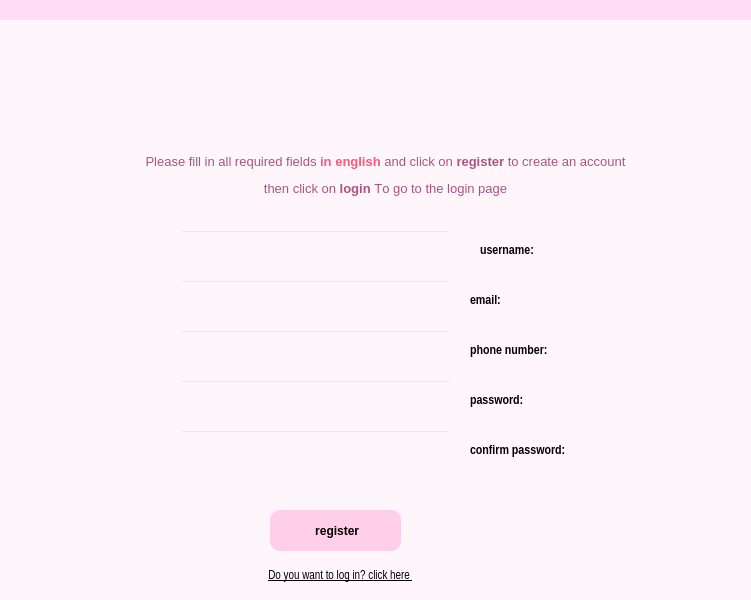
<?xml version="1.0" encoding="UTF-8"?>
<ui version="4.0">
 <class>Register</class>
 <widget class="QDialog" name="Register">
  <property name="geometry">
   <rect>
    <x>0</x>
    <y>0</y>
    <width>751</width>
    <height>600</height>
   </rect>
  </property>
  <property name="windowTitle">
   <string>Dialog</string>
  </property>
  <widget class="QLabel" name="label">
   <property name="geometry">
    <rect>
     <x>0</x>
     <y>0</y>
     <width>751</width>
     <height>600</height>
    </rect>
   </property>
   <property name="styleSheet">
    <string notr="true">background-color: rgb(255, 246, 251);</string>
   </property>
   <property name="text">
    <string/>
   </property>
  </widget>
  <widget class="QLabel" name="regICON">
   <property name="geometry">
    <rect>
     <x>310</x>
     <y>30</y>
     <width>131</width>
     <height>111</height>
    </rect>
   </property>
   <property name="font">
    <font>
     <family>Nirmala UI</family>
     <pointsize>10</pointsize>
     <weight>50</weight>
     <italic>false</italic>
     <bold>false</bold>
     <underline>false</underline>
    </font>
   </property>
   <property name="styleSheet">
    <string notr="true">font: 10pt &quot;Nirmala UI&quot;;</string>
   </property>
   <property name="text">
    <string>&lt;html&gt;&lt;head/&gt;&lt;body&gt;&lt;p&gt;&lt;br/&gt;&lt;img src=&quot;:/newPrefix/signup.png&quot;/&gt;&lt;/p&gt;&lt;p&gt;&lt;br/&gt;&lt;/p&gt;&lt;/body&gt;&lt;/html&gt;</string>
   </property>
  </widget>
  <widget class="QLabel" name="label_5">
   <property name="geometry">
    <rect>
     <x>10</x>
     <y>150</y>
     <width>751</width>
     <height>51</height>
    </rect>
   </property>
   <property name="font">
    <font>
     <family>Nirmala UI</family>
     <pointsize>10</pointsize>
     <weight>50</weight>
     <italic>false</italic>
     <bold>false</bold>
     <underline>false</underline>
     <strikeout>false</strikeout>
     <kerning>false</kerning>
    </font>
   </property>
   <property name="styleSheet">
    <string notr="true">font: 10pt &quot;Nirmala UI&quot;;</string>
   </property>
   <property name="text">
    <string>&lt;html&gt;&lt;head/&gt;&lt;body&gt;&lt;p align=&quot;center&quot;&gt;&lt;span style=&quot; color:#aa557f;&quot;&gt;Please fill in all required fields &lt;/span&gt;&lt;span style=&quot; font-weight:600; color:#ff557f;&quot;&gt;in english&lt;/span&gt;&lt;span style=&quot; color:#aa557f;&quot;&gt; and click on &lt;/span&gt;&lt;span style=&quot; font-weight:600; color:#aa557f;&quot;&gt;register &lt;/span&gt;&lt;span style=&quot; color:#aa557f;&quot;&gt;to create an account&lt;/span&gt;&lt;/p&gt;&lt;p align=&quot;center&quot;&gt;&lt;span style=&quot; color:#aa557f;&quot;&gt;then click on &lt;/span&gt;&lt;span style=&quot; font-weight:600; color:#aa557f;&quot;&gt;login&lt;/span&gt;&lt;span style=&quot; color:#aa557f;&quot;&gt; To go to the login page&lt;/span&gt;&lt;/p&gt;&lt;/body&gt;&lt;/html&gt;</string>
   </property>
  </widget>
  <widget class="QLineEdit" name="userNameField">
   <property name="geometry">
    <rect>
     <x>180</x>
     <y>230</y>
     <width>271</width>
     <height>41</height>
    </rect>
   </property>
   <property name="styleSheet">
    <string notr="true">background-color: rgb(0, 0, 0, 0);
font: 11pt &quot;Nirmala UI&quot;;
gridline-color: rgb(255, 255, 255);
border-color: rgb(255, 255, 255);</string>
   </property>
   <property name="text">
    <string/>
   </property>
  </widget>
  <widget class="QLineEdit" name="emailField">
   <property name="geometry">
    <rect>
     <x>180</x>
     <y>280</y>
     <width>271</width>
     <height>41</height>
    </rect>
   </property>
   <property name="styleSheet">
    <string notr="true">background-color: rgb(0, 0, 0, 0);
font: 11pt &quot;Nirmala UI&quot;;
gridline-color: rgb(255, 255, 255);
border-color: rgb(255, 255, 255);</string>
   </property>
   <property name="text">
    <string/>
   </property>
  </widget>
  <widget class="QLineEdit" name="passwordField">
   <property name="geometry">
    <rect>
     <x>180</x>
     <y>380</y>
     <width>271</width>
     <height>41</height>
    </rect>
   </property>
   <property name="styleSheet">
    <string notr="true">background-color: rgb(0, 0, 0, 0);
font: 11pt &quot;Nirmala UI&quot;;
gridline-color: rgb(255, 255, 255);
border-color: rgb(255, 255, 255);</string>
   </property>
   <property name="text">
    <string/>
   </property>
  </widget>
  <widget class="QLineEdit" name="confirmpasswordField">
   <property name="geometry">
    <rect>
     <x>180</x>
     <y>430</y>
     <width>271</width>
     <height>41</height>
    </rect>
   </property>
   <property name="styleSheet">
    <string notr="true">background-color: rgb(0, 0, 0, 0);
font: 11pt &quot;Nirmala UI&quot;;
gridline-color: rgb(255, 255, 255);
border-color: rgb(255, 255, 255);</string>
   </property>
   <property name="text">
    <string/>
   </property>
  </widget>
  <widget class="QPushButton" name="registrr">
   <property name="geometry">
    <rect>
     <x>270</x>
     <y>510</y>
     <width>131</width>
     <height>41</height>
    </rect>
   </property>
   <property name="font">
    <font>
     <family>Nirmala UI</family>
     <pointsize>9</pointsize>
     <weight>75</weight>
     <bold>true</bold>
    </font>
   </property>
   <property name="cursor">
    <cursorShape>PointingHandCursor</cursorShape>
   </property>
   <property name="styleSheet">
    <string notr="true">QPushButton:hover{
	background-color:white;
	border-top-left-radius: 10px;
	border-bottom-left-radius: 10px;
border-top-right-radius: 10px;
	border-bottom-right-radius: 10px;

}

QPushButton{
background-color: rgb(255, 207, 233);
border-color: qradialgradient(spread:pad, cx:0.5, cy:0.5, radius:0.5, fx:0.5, fy:0.5, stop:0 rgba(0, 0, 0, 0), stop:0.52 rgba(0, 0, 0, 0), stop:0.565 rgba(82, 121, 76, 33), stop:0.65 rgba(159, 235, 148, 64), stop:0.721925 rgba(255, 238, 150, 129), stop:0.77 rgba(255, 128, 128, 204), stop:0.89 rgba(191, 128, 255, 64), stop:1 rgba(0, 0, 0, 0));
border-radius:30px;
	border-top-left-radius: 10px;
	border-bottom-left-radius: 10px;
border-top-right-radius: 10px;
	border-bottom-right-radius: 10px;

}</string>
   </property>
   <property name="text">
    <string> register</string>
   </property>
  </widget>
  <widget class="QPushButton" name="gotologin">
   <property name="geometry">
    <rect>
     <x>250</x>
     <y>560</y>
     <width>181</width>
     <height>31</height>
    </rect>
   </property>
   <property name="font">
    <font>
     <family>Arial Narrow</family>
     <pointsize>9</pointsize>
     <underline>true</underline>
    </font>
   </property>
   <property name="cursor">
    <cursorShape>PointingHandCursor</cursorShape>
   </property>
   <property name="styleSheet">
    <string notr="true">QPushButton{
border:0px;
	background-color: rgb(255, 246, 251);
}
QPushButton:hover{

	background-color:white;
	border-top-left-radius: 10px;
	border-bottom-left-radius: 10px;
border-top-right-radius: 10px;
	border-bottom-right-radius: 10px;

}
</string>
   </property>
   <property name="text">
    <string>Do you want to log in? click here </string>
   </property>
  </widget>
  <widget class="QLabel" name="label_2">
   <property name="geometry">
    <rect>
     <x>480</x>
     <y>240</y>
     <width>101</width>
     <height>20</height>
    </rect>
   </property>
   <property name="font">
    <font>
     <family>Arial Narrow</family>
     <pointsize>10</pointsize>
     <weight>75</weight>
     <bold>true</bold>
    </font>
   </property>
   <property name="text">
    <string>username:</string>
   </property>
  </widget>
  <widget class="QLabel" name="label_7">
   <property name="geometry">
    <rect>
     <x>470</x>
     <y>290</y>
     <width>121</width>
     <height>20</height>
    </rect>
   </property>
   <property name="font">
    <font>
     <family>Arial Narrow</family>
     <pointsize>10</pointsize>
     <weight>75</weight>
     <bold>true</bold>
    </font>
   </property>
   <property name="text">
    <string>email:</string>
   </property>
  </widget>
  <widget class="QLabel" name="label_3">
   <property name="geometry">
    <rect>
     <x>470</x>
     <y>390</y>
     <width>81</width>
     <height>20</height>
    </rect>
   </property>
   <property name="font">
    <font>
     <family>Arial Narrow</family>
     <pointsize>10</pointsize>
     <weight>75</weight>
     <bold>true</bold>
    </font>
   </property>
   <property name="text">
    <string>password:</string>
   </property>
  </widget>
  <widget class="QLabel" name="label_8">
   <property name="geometry">
    <rect>
     <x>470</x>
     <y>440</y>
     <width>111</width>
     <height>20</height>
    </rect>
   </property>
   <property name="font">
    <font>
     <family>Arial Narrow</family>
     <pointsize>10</pointsize>
     <weight>75</weight>
     <bold>true</bold>
    </font>
   </property>
   <property name="text">
    <string>confirm password:</string>
   </property>
  </widget>
  <widget class="QLabel" name="label_4">
   <property name="geometry">
    <rect>
     <x>460</x>
     <y>300</y>
     <width>47</width>
     <height>13</height>
    </rect>
   </property>
   <property name="text">
    <string/>
   </property>
  </widget>
  <widget class="QLineEdit" name="MobileNumField">
   <property name="geometry">
    <rect>
     <x>180</x>
     <y>330</y>
     <width>271</width>
     <height>41</height>
    </rect>
   </property>
   <property name="styleSheet">
    <string notr="true">background-color: rgb(0, 0, 0, 0);
font: 11pt &quot;Nirmala UI&quot;;
gridline-color: rgb(255, 255, 255);
border-color: rgb(255, 255, 255);</string>
   </property>
   <property name="text">
    <string/>
   </property>
  </widget>
  <widget class="QLabel" name="label_6">
   <property name="geometry">
    <rect>
     <x>470</x>
     <y>340</y>
     <width>81</width>
     <height>20</height>
    </rect>
   </property>
   <property name="font">
    <font>
     <family>Arial Narrow</family>
     <pointsize>10</pointsize>
     <weight>75</weight>
     <bold>true</bold>
    </font>
   </property>
   <property name="text">
    <string>phone number:</string>
   </property>
  </widget>
  <widget class="QLabel" name="error">
   <property name="geometry">
    <rect>
     <x>160</x>
     <y>470</y>
     <width>291</width>
     <height>41</height>
    </rect>
   </property>
   <property name="text">
    <string/>
   </property>
  </widget>
  <widget class="QLabel" name="label_9">
   <property name="geometry">
    <rect>
     <x>0</x>
     <y>0</y>
     <width>751</width>
     <height>20</height>
    </rect>
   </property>
   <property name="styleSheet">
    <string notr="true">background-color: rgb(255, 221, 246);</string>
   </property>
   <property name="text">
    <string/>
   </property>
  </widget>
 </widget>
 <resources>
  <include location="icon.qrc"/>
 </resources>
 <connections/>
</ui>
